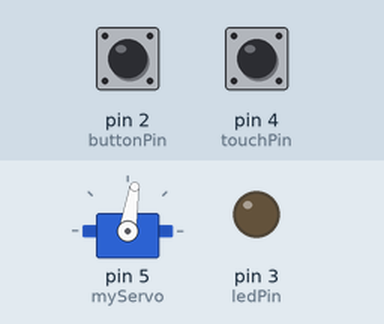
The sketch below on a simulated Arduino Uno, built with avr-gcc and run on an emulated ATmega328P. Shown: servo, output pins drawn as LEDs (lit = HIGH). Inputs (shaded band) come from the test bench; at power-on: pin 2 (buttonPin) LOW, pin 4 (touchPin) LOW.

Above: at 1.25 s.
1.3 s: pin 2 (buttonPin) pulled HIGH for 0.15 s
3.3 s: pin 4 (touchPin) pulled HIGH for 1 s
At 3.7 s:
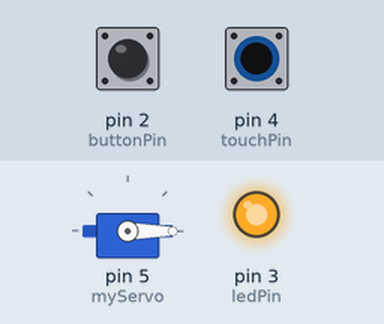
At 5.0 s:
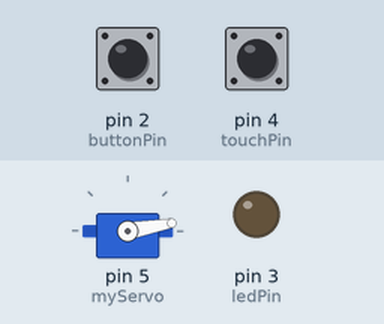
5.8 s: pin 4 (touchPin) pulled HIGH for 0.15 s
At 6.1 s:
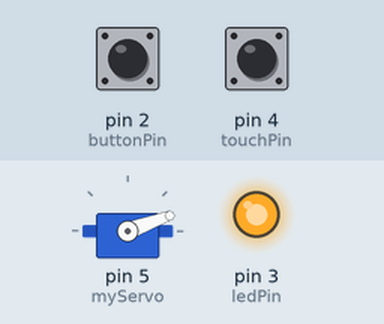
7.8 s: pin 2 (buttonPin) pulled HIGH for 0.15 s
Timing chart, 0 to 11.9 s (numbered marks = the images above; inputs shaded):
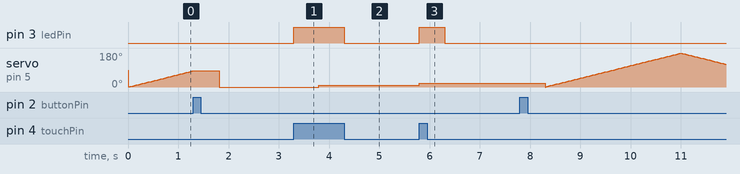

The sketch:

ServoModesAndControls_4.ino
```cpp
#include <Servo.h>

Servo myServo;
int touchPin = 4;
int defaultPos = 0;
int workingPos = 0;

int ledPin = 3;
int buttonPin = 2;
bool mode = false; //true is manual, false is automatic
bool servo_direction = true; // true is up, flase is down;

void setup() {
  pinMode(buttonPin, INPUT);
  pinMode(touchPin, INPUT);
  pinMode(ledPin, OUTPUT);
  myServo.attach(5);
  Serial.begin(9600);
}

void loop() {
  if(digitalRead(buttonPin)){
    mode = !mode;
    delay(500);
    myServo.write(defaultPos);
    workingPos = defaultPos;
    servo_direction = false;
  }

  if(mode){
    if(digitalRead(touchPin)){
      digitalWrite(ledPin, HIGH);
      myServo.write(workingPos);
      delay(500);

      switch(workingPos){
        case 0:
          servo_direction = !servo_direction;
          workingPos += 10;
          break;
        case 180:
          servo_direction = !servo_direction;
          workingPos -= 10;
          break;
        default:
          if(servo_direction) {
            workingPos += 10;
          }
          else {
            workingPos -= 10;
          }
          break;
      }
    }
    else{
      digitalWrite(ledPin, LOW);
    }
  } // end of if mode
  else {
    switch(workingPos){
        case 0:
          servo_direction = !servo_direction;
          workingPos += 1;
          break;
        case 180:
          servo_direction = !servo_direction;
          workingPos -= 1;
          break;
        default:
          myServo.write(workingPos);              // tell servo to go to position in variable 'pos'
          delay(15);
          if(servo_direction){
            workingPos += 1;
          }
          else {
            workingPos -= 1;
          }
          break;
      }
  }
}
```

Measured:
- after the input at 3.3 s, pin 3 (ledPin): LOW → HIGH at once, → LOW 1.0 s later; servo on pin 5 (myServo): 0° → 10° after 0.50 s
- after the input at 5.8 s, pin 3 (ledPin): LOW → HIGH at once, → LOW 0.50 s later; servo on pin 5 (myServo): 10° → 20° at once
